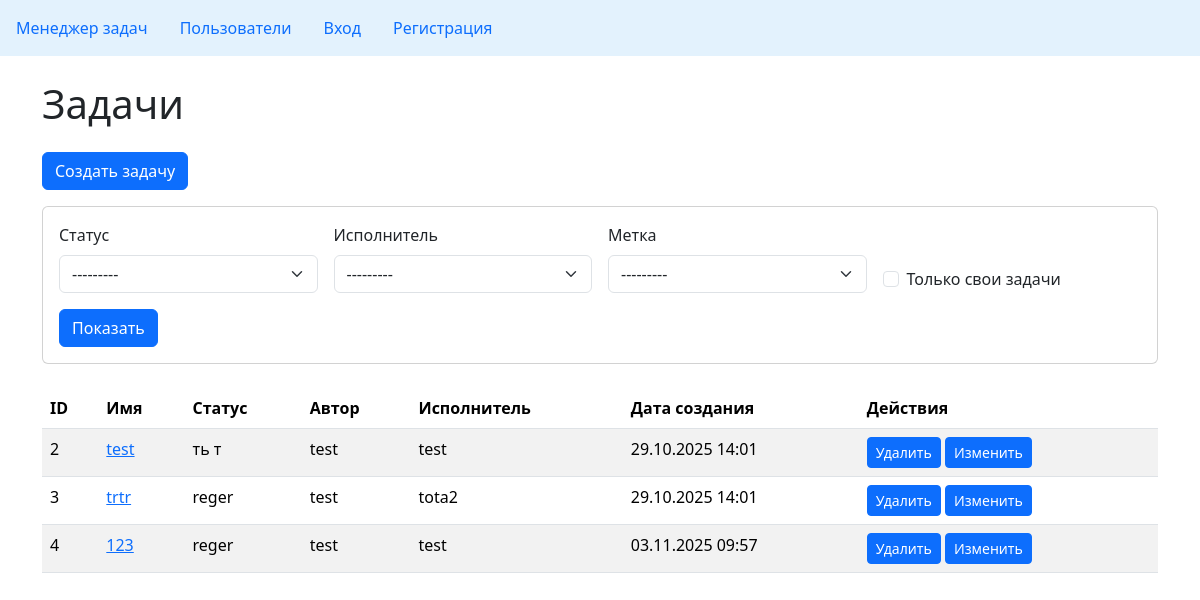
/tasks/, run on the app's committed database.
### task_manager/tasks/models.py (models this page shows, shortened)
class Task(models.Model):
    name = models.CharField(max_length=255, unique=True )
    description = models.CharField(blank=True)
    status = models.ForeignKey(Status, on_delete=models.PROTECT)
    executor = models.ForeignKey(User, on_delete=models.SET_NULL, null=True, blank=True, related_name='executed_tasks')
    author = models.ForeignKey(User, on_delete=models.PROTECT, related_name='created_task')
    labels = models.ManyToManyField(Labels, blank=True)
    created_at = models.DateTimeField(auto_now_add=True)
    class Meta:
        ordering = ['id']

### task_manager/statuses/models.py (models this page shows)
class Status(models.Model):
    name = models.CharField(max_length=100,unique=True)
    created_at = models.DateTimeField(auto_now_add=True)
    class Meta:
        ordering = ['id']
    def __str__(self):
        return self.name

### task_manager/tasks/views.py (the view)
# urls.py: path('', ViewTasks.as_view(), name='tasks'),
class ViewTasks(FilterView):
    model = Task
    template_name = 'tasks/tasks.html'
    context_object_name = 'tasks'
    filterset_class = TaskFilter

### task_manager/labels/models.py (called while the page is built)
    def __str__(self):
        return self.name

### task_manager/templates/tasks/tasks.html
{% extends "base.html" %}
{% load django_bootstrap5 %}
{% block content %}
<h1>Задачи</h1>
<a class="btn btn-primary w-10 mt-3 mb-3" href="{% url 'create_task' %}">Создать задачу</a>
<div class="card mb-4">
  <div class="card-body">
    <form method="get">
      <div class="row g-3">
        <div class="col-md-3">
          <label for="{{ filter.form.status.id_for_label }}" class="form-label">Статус</label>
          {{ filter.form.status }}
        </div>
        <div class="col-md-3">
          <label for="{{ filter.form.executor.id_for_label }}" class="form-label">Исполнитель</label>
          {{ filter.form.executor }}
        </div>
        <div class="col-md-3">
          <label for="{{ filter.form.labels.id_for_label }}" class="form-label">Метка</label>
          {{ filter.form.labels }}
        </div>
        <div class="col-md-3 d-flex align-items-end">
          <div class="form-check">
            {{ filter.form.self_tasks }}
            <label class="form-check-label" for="{{ filter.form.self_tasks.id_for_label }}">
              Только свои задачи
            </label>
          </div>
        </div>
      </div>
      <div class="mt-3">
        <button type="submit" class="btn btn-primary">Показать</button>
      </div>
    </form>
  </div>
</div>
<table class="table table-striped">
    <thead>
    <tr>
      <th>ID</th>
      <th>Имя</th>
      <th>Статус</th>
      <th>Автор</th>
      <th>Исполнитель</th>
      <th>Дата создания</th>
      <th>Действия</th>
    </tr>
    </thead>
    <tbody>
    {% for task in tasks %}
    <tr>
      <td>{{ task.id }}</td>
      <td>
          <a href="{% url 'detail_view' task.id %}">{{ task.name }}</a>
      </td>
      <td>{{ task.status }}</td>
      <td>{{ task.author }}</td>
      <td>{{ task.executor|default:"—" }}</td>
      <td>{{ task.created_at|date:"d.m.Y H:i" }}</td>
      <td>
          <a class="btn btn-primary btn-sm" href="{% url 'delete_task' task.id %}" role="button">Удалить</a>
          <a class="btn btn-primary btn-sm" href="{% url 'update_task' task.id %}" role="button">Изменить</a>
      </td>
    </tr>
    {% endfor %}
    </tbody>
</table>
{% endblock %}

### data on the page
Task: id "2", name "test", status "ть т", author "test", executor "test", created_at "29.10.2025 14:01"
Task: id "3", name "trtr", status "reger", author "test", executor "tota2", created_at "29.10.2025 14:01"
Task: id "4", name "123", status "reger", author "test", executor "test", created_at "03.11.2025 09:57"
